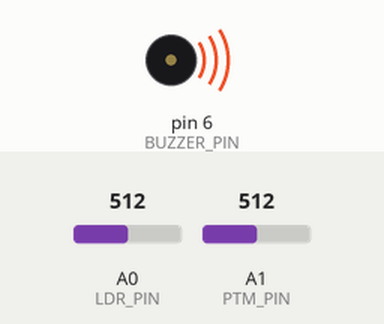
Bench run of a sketch on a simulated Arduino Uno, built with avr-gcc and run on an emulated ATmega328P. Shown: buzzer (waves = sounding). Inputs (shaded band) come from the test bench; at power-on: A0 (LDR_PIN) = 512, A1 (PTM_PIN) = 512.

Above: at 1.2 s.
1.3 s: A0 (LDR_PIN) set to 740
At 2.3 s:
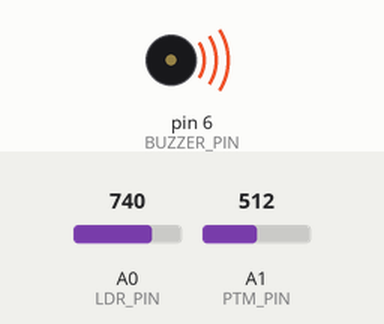
2.8 s: A0 (LDR_PIN) set to 762
At 4.4 s:
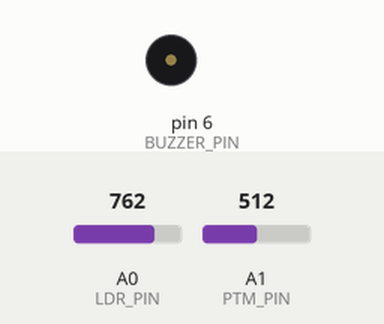
4.7 s: A0 (LDR_PIN) set to 716
At 5.5 s:
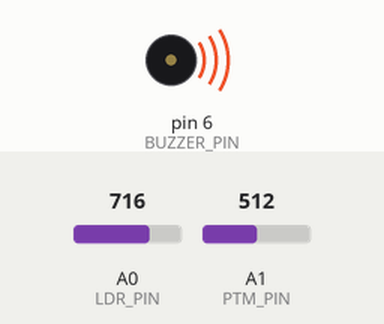
6.2 s: A0 (LDR_PIN) set to 900
At 6.9 s:
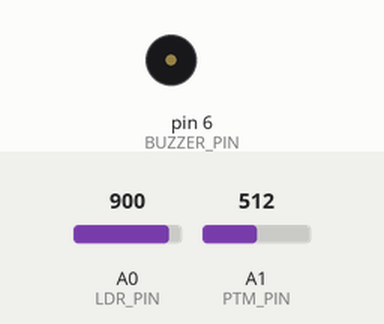
Timing chart, 0 to 9.0 s (numbered marks = the images above; inputs shaded):
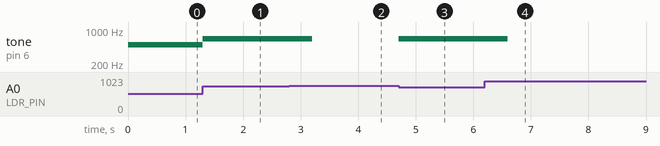

Measured:
- the behaviour switches between 750 and 751 on A0 (LDR_PIN) (found by bisection; images 1 and 2)
- after the input at 1.3 s, tone on pin 6 (BUZZER_PIN): 500 Hz → 664 Hz at once
- after the input at 2.8 s, tone on pin 6 (BUZZER_PIN): 664 Hz → silent after 0.40 s
- after the input at 4.7 s, tone on pin 6 (BUZZER_PIN): silent → 664 Hz at once
- after the input at 6.2 s, tone on pin 6 (BUZZER_PIN): 664 Hz → silent after 0.40 s

The sketch:

EnahncedMusixBox.ino
```cpp
//#include <LiquidCrystal_I2C.h>
#define IR_PIN 3
#define USED_KEYS 9
#define USED_NOTES 9
#define BUZZER_PIN 6
#define PTM_PIN A1
#define LDR_PIN A0
#define NOTE_LENGTH_MIN 60
#define LDR_MAX_RANGE 700
#define LDR_RANGE_LENGTH 50
#define NOT_IN_RANGE -1
#define WRONG_INPUT -2
#define MENU_OK 1
#define CS_PIN 10
#define FILE_NAME "musicBox.mcx"
#define SONG_PLAYED -2

//LiquidCrystal_I2C lcd(0x3f,16,2);


//uint16_t noteFrequencies[ USED_NOTES ] = { 125, 262 , 294 , 330 , 349, 392, 440 , 494, 523 }; //frequencies for notes. LDR and Remote Control values are used to create indexes for this array
uint16_t noteFrequencies[ 18 ] = { 30, 70, 100 ,125, 150, 180, 210, 245,  262 , 294 , 330 , 349, 392, 440 , 494, 523 , 600}; //frequencies for notes. LDR and Remote Control values are used to create indexes for this array
uint16_t noteLength = 300;  //changes via PTM
unsigned long t0 = 0,t = 0; //used for measuring the silence duration
int8_t noteIndex = 0; // index for noteFrequencies array
int8_t menuResult = MENU_OK;// MENU_OK means that the menu item has been selected currectly

void setup()
{

  pinMode(CS_PIN,OUTPUT);

  pinMode(BUZZER_PIN,OUTPUT); //Initialize Buzzer

  /*lcd.init();
  lcd.backlight();
  lcd.clear();
  //Initialize LCD

  uint8_t horn[8] = { 9 , 9 , 9 , 9 , 15 , 15 , 15 , 15 } ;
  lcd.createChar( 0, horn);
  lcd.setCursor(25,0);
  lcd.print(char(0));
  lcd.print(" MusicBox ");
  lcd.print(char(0));
  for(uint8_t i = 0;i < 31;i++)
  {
    lcd.scrollDisplayRight();
    delay(150);
  }
  // Creating the test for Start screen.

  if( !SD.begin(CS_PIN) ) //SD Card Init
  {// if true then there was a problem in starting the SD Card.
      lcd.clear();
      lcd.setCursor(4,0);
      lcd.print("INIT FAILED!");
      delay(2000);
  }*/
}


void loop()
{
/*    lcd.clear();
    lcd.setCursor(6,0);
    lcd.print("1.New");
    lcd.setCursor(6,1);
    lcd.print("2.Play");*/
    //while( !irRec.decode(&irIn) ); //Wait until user presses a key
  if(menuResult != WRONG_INPUT && menuResult != SONG_PLAYED) //MARKED1//
  {
    if(noteIndex != NOT_IN_RANGE) //NOT_IN_RANGE value is used for handling unwanted input values while recording. when the noteIndex is NOT_IN_RANGE , no sound must be created from the buzzer
      t0 = micros();//Silence start time
    /*if( irRec.decode(&irIn) ) //if key-pressed
    {
      if(irIn.value == irOkKey[0] || irIn.value == irOkKey[1]) //checking 0 pressed event for saving the song
      {
        noteIndex = NOT_IN_RANGE;
        newSong = true;
        songFile.close();
        lcd.clear();
        lcd.setCursor(6,0);
        lcd.print("Saved");
        irRec.resume();
        delay(2000);
      }
      else
        noteIndex = irGetKey(); // get the name of the pressed key
    }
    else*/
    noteIndex = ldrGetIndex( analogRead(LDR_PIN) );//The input priority is first with the IR remote and then LDR
    int delta = analogRead( PTM_PIN ) / 3;
    if(noteIndex != NOT_IN_RANGE)
    {
        t = micros();
        tone(BUZZER_PIN, noteFrequencies[noteIndex] + delta , noteLength);


    }//Saving the note information in the file and playing it
    noteLength = 400;//NOTE_LENGTH_MIN + ( analogRead( PTM_PIN ) / 2); //Reading the note duration value
  }
}

int8_t irGetKey()
{


  return NOT_IN_RANGE; //return the NOT_IN_RANGE if the key isnt in the 1-9 range.
}

int8_t ldrGetIndex(uint16_t val)
{
  for(uint16_t i = 0;i <= LDR_MAX_RANGE; i += 50)
    if(val >= i && val <= i + LDR_RANGE_LENGTH)
      return ( i / 50 );

  return NOT_IN_RANGE;
/* segmening the LDR values:
 *  value in [0,50] => return 0
 *  value in [100,150] => return 1
 *  .
 *  .
 *  .
 *  value in [700,750] => return 7
 *  Others => return NOT_IN_RANGE
 */
}
```
